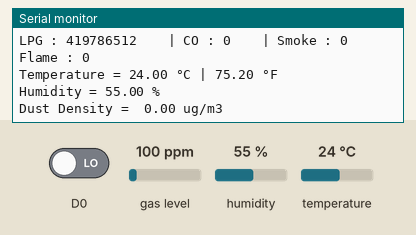
This sketch was run on a simulated ESP8266 (NodeMCU). Parts: the last lines printed to the serial monitor. Inputs (shaded band) come from the test bench; at power-on: humidity 55 %, D0 LOW, temperature 24 °C, gas level 100 ppm. WiFi joins after 1.5 s; servers stay silent unless stated; network time is answered at once with the bench clock; the local clock reads 2024-03-15 10:24:30 at power-on unless the sketch sets it.

Above: at 8.7 s.
8.8 s: humidity set to 22 %
At 10.2 s:
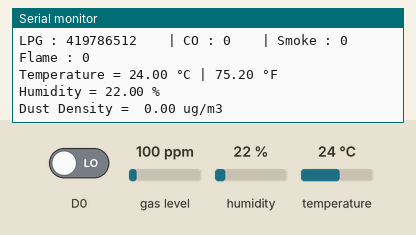
10.3 s: D0 driven HIGH
11.8 s: temperature set to 12 °C
At 12.6 s:
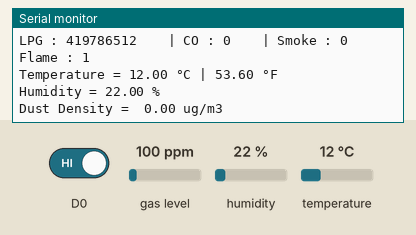
13.3 s: humidity set to 40 %
At 15.0 s:
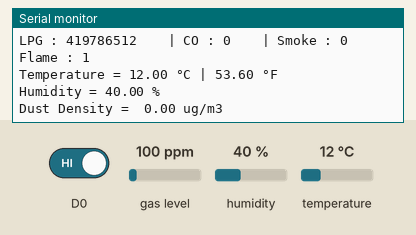
Timing chart, 0 to 15.8 s (numbered marks = the images above; inputs shaded):
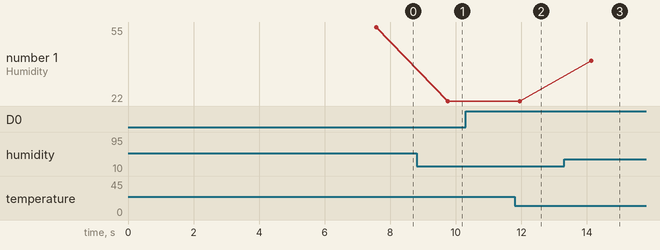

Measured:
- after the input at 8.8 s, the serial monitor: prints a new line after 0.93 s (image 1)
- after the input at 11.8 s, the serial monitor: prints a new line after 0.11 s (image 2)
- after the input at 13.3 s, the serial monitor: prints a new line after 0.80 s (image 3)
- plotted number 1: 55 → 22 after the input at 8.8 s, 22 → 40 after the input at 13.3 s

The sketch:

Node_Driver_Code.ino
```cpp
#include <ArduinoJson.h>
#include <SoftwareSerial.h>
#include <dht.h>
#include <MQ2.h>
#include <ESP8266WiFi.h>
#include <FirebaseArduino.h>
#include <NTPClient.h>
#include <WiFiUdp.h>
SoftwareSerial dustSerial(D6);MQ2 mq2 (A0);dht DHT;
const long utcOffsetInSeconds = 18000;WiFiUDP ntpUDP;
NTPClient timeClient(ntpUDP, "asia.pool.ntp.org", utcOffsetInSeconds);
#define WIFI_SSID "NoPassword4u!"
#define WIFI_PASSWORD "maravien"
#define FIREBASE_HOST "rtsps2020.firebaseio.com"
#define FIREBASE_AUTH "G6fIgHJXTX7Pj0ZuycWNx447QM7KVujZRpqrKeSU"
void setup()
{
  Serial.begin(9600);
  mq2.begin ();
  dustSerial.begin(9600);
  wifiConnect();
  Firebase.begin(FIREBASE_HOST, FIREBASE_AUTH);
  timeClient.begin();
  delay(5000);
}
void loop()
{
    if(WiFi.status() != WL_CONNECTED){
      wifiConnect();
    }
    timeClient.update();
    int readData = DHT.read22(D1);
    float t = DHT.temperature;
    float h = DHT.humidity;
    int f = digitalRead(D0);
    int LPG = mq2.readLPG(); int lpg;
    int CO = mq2.readCO(); int co;
    int SMOKE = mq2.readSmoke(); int smoke;
    Serial.print("LPG : ");
    Serial.print(lpg);
    Serial.print("    | CO : ");
    Serial.print(co);
    Serial.print("    | Smoke : ");
    Serial.println(smoke);
    Serial.print ("Flame : ");
    Serial.println (f);
    Serial.print("Temperature = ");
    Serial.print(t);
    Serial.print(" ");
    Serial.print("°C | ");
    Serial.print((t * 9.0) / 5.0 + 32.0);//print the temperature in Fahrenheit
    Serial.print(" ");
    Serial.println("°F ");
    Serial.print("Humidity = ");
    Serial.print(h);
    Serial.println(" % ");;
    float v = dustSerial.read();
    float vo = v * (5/1024);
    float dd = 0.17 * vo;
    Serial.print("Dust Density =  ");
    Serial.print(dd);
    Serial.println(" ug/m3");
    String Month;
    String Date;
    String Hour;
    String Minute;
    String Second;
    if (timeClient.getMonth() < 10)
    {
      Month = String("0") + String(timeClient.getMonth());
    }
    else
    {
      Month = String(timeClient.getMonth());
    }
    Date = String(timeClient.getDate());
    if (timeClient.getHours() < 10)
    {
      Hour = String("0") + String(timeClient.getHours());
    }
    else
    {
      Hour = String(timeClient.getHours());
    }
    if (timeClient.getMinutes() < 10)
    {
      Minute = String("0") + String(timeClient.getMinutes());
    }
    else
    {
      Minute = String(timeClient.getMinutes());
    }
    if (timeClient.getSeconds() < 10)
    {
      Second = String("0") + String(timeClient.getSeconds());
    }
    else
    {
      Second = String(timeClient.getSeconds());
    }
    String firebaseT = String(t) + String("°C");
    String firebaseH = String(h) + String("%");
    String firebaseF = String(f);
    String firebaseLPG = String(lpg) + String("ppm");
    String firebaseCO = String(co) + String("ppm");
    String firebaseS = String(smoke) + String("ppm");
    //String firebaseVO = String(vo) + String("mV");
    String firebaseD = String(dd) + String("ug/m^3");
    String pDHT22TempFuzzy = String("/DHT22F/Temperature/") + String(timeClient.getYear()) + String("/") + Month + String("/") + Date + String("/") + Hour + String("/") + Minute + String("/") + Second;
    String pDHT22HumFuzzy = String("/DHT22F/Humidity/") + String(timeClient.getYear()) + String("/") + Month + String("/") + Date + String("/") + Hour + String("/") + Minute + String("/") + Second;
    String pFlameFuzzy = String("/FlameF/") + String(timeClient.getYear()) + String("/") + Month + String("/") + Date + String("/") + Hour + String("/") + Minute + String("/") + Second;
    String pGasCOFuzzy = String("/GasF/CO/") + String(timeClient.getYear()) + String("/") + Month + String("/") + Date + String("/") + Hour + String("/") + Minute + String("/") + Second;
    String pGasLPGFuzzy = String("/GasF/LPG/") + String(timeClient.getYear()) + String("/") + Month + String("/") + Date + String("/") + Hour + String("/") + Minute + String("/") + Second;
    String pGasSmokeFuzzy = String("/GasF/Smoke/") + String(timeClient.getYear()) + String("/") + Month + String("/") + Date + String("/") + Hour + String("/") + Minute + String("/") + Second;
    //String pDustVoltFuzzy = String("/DustF/OutVoltage/") + String(timeClient.getYear()) + String("/") + Month + String("/") + Date + String("/") + Hour + String("/") + Minute + String("/") + Second;
    String pDustDenFuzzy = String("/DustF/Density/") + String(timeClient.getYear()) + String("/") + Month + String("/") + Date + String("/") + Hour + String("/") + Minute + String("/") + Second;
    if (Firebase.success()){
      // Apps Data
      Firebase.pushString("/DHT22/Temperature",firebaseT);
      Firebase.pushString("/DHT22/Humidity",firebaseH);
      Firebase.pushString("/Flame",firebaseF);
      Firebase.pushString("/Gas/CO",firebaseCO);
      Firebase.pushString("/Gas/LPG",firebaseLPG);
      Firebase.pushString("/Gas/Smoke",firebaseS);
      //Firebase.pushString("/Dust/OutVoltage",firebaseVO);
      Firebase.pushString("/Dust/Density",firebaseD);
      // Fuzzy Data
      Firebase.setString(pDHT22TempFuzzy,firebaseT);
      Firebase.setString(pDHT22HumFuzzy,firebaseH);
      Firebase.setString(pFlameFuzzy,firebaseF);
      Firebase.setString(pGasCOFuzzy,firebaseCO);
      Firebase.setString(pGasLPGFuzzy,firebaseLPG);
      Firebase.setString(pGasSmokeFuzzy,firebaseS);
      //Firebase.setString(pDustVoltFuzzy,firebaseVO);
      Firebase.setString(pDustDenFuzzy,firebaseD);
    }
}
void wifiConnect()
{
  WiFi.begin(WIFI_SSID, WIFI_PASSWORD);             // Connect to the network
  Serial.print("Connecting to ");
  Serial.print(WIFI_SSID); Serial.println(" ...");

  int teller = 0;
  while (WiFi.status() != WL_CONNECTED)
  {                                       // Wait for the Wi-Fi to connect
    delay(1000);
    Serial.print(++teller); Serial.print(' ');
  }

  Serial.println('\n');
  Serial.println("Connection established!");
  Serial.print("IP address:\t");
  Serial.println(WiFi.localIP());         // Send the IP address of the ESP8266 to the computer
}
```
